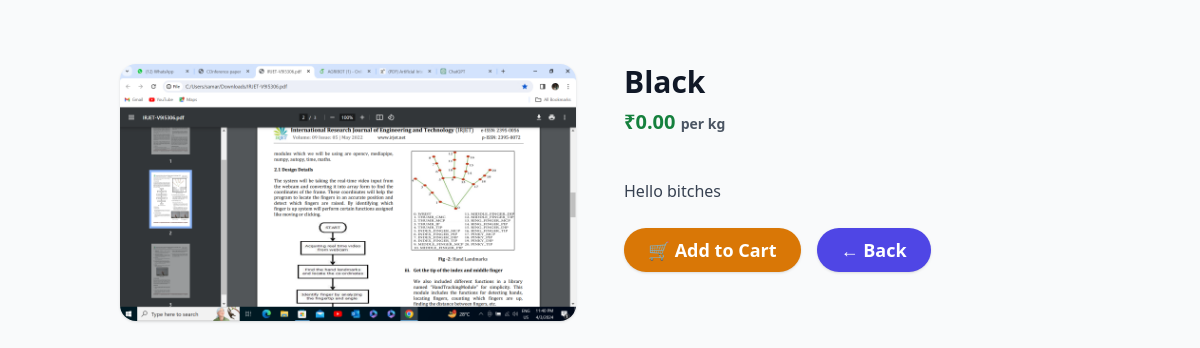
The page /chai/1/ on the database as committed earlier.
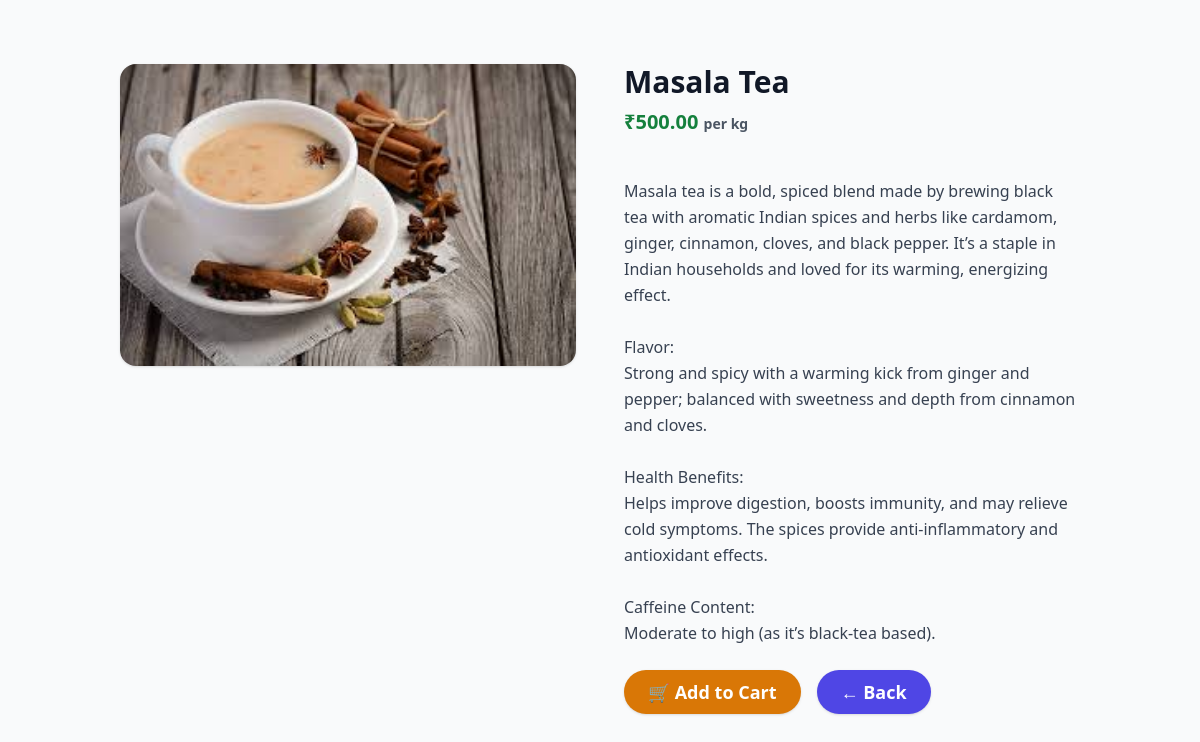
The same page on the database as committed later.
### Chai/models.py (models this page shows, shortened)
class Chai(models.Model):
    name = models.CharField(max_length=100)
    short_Description = models.CharField(max_length=200, default="")
    date_added = models.DateTimeField(default=timezone.now)
    img = models.ImageField(upload_to='chai_images')
    description = models.TextField(default="")
    price= models.DecimalField(max_digits=6, decimal_places=2, default=0.00)
    CHAI_TYPE_OPTIONS = [
        ('gr', 'Green Tea'),
        ('bl', 'Black Tea'),
        ('mi', 'Milk Tea'),
        ('he', 'Herbal Tea'),
    ]
    type = models.CharField(max_length=2, choices=CHAI_TYPE_OPTIONS)

### Chai/views.py (the view)
# urls.py: path('<int:chai_id>/', views.chai_detail, name="chai_detail"),
def chai_detail(request, chai_id):
    chai_item = get_object_or_404(Chai,pk=chai_id)  # Fetch a specific Chai object by its ID
    return render(request, 'Chai/chai_detail.html', {'chai': chai_item})

### Chai/templates/Chai/chai_detail.html (shortened to what this page needs)
{% extends "layout.html" %}
{% block content %}
<div class="max-w-6xl mx-auto my-10 px-4">
  <div class="grid grid-cols-1 md:grid-cols-2 gap-12 items-start">
    <div>
      <img
        src="{{ chai.img.url }}"
        alt="{{ chai.name }}"
        class="w-full max-h-[400px] object-cover rounded-2xl shadow"
      />
    </div>
    <div>
      <h1 class="text-3xl font-bold text-gray-900 mb-2">{{ chai.name }}</h1>
      <p class="text-xl text-green-700 mb-4 font-semibold">
        ₹{{ chai.price }} <span class="text-sm text-gray-600">per kg</span>
      </p>
      <p class="mt-4 text-gray-700 leading-relaxed whitespace-pre-line">
        {{ chai.description }}
      </p>
      <div class="mt-6 flex gap-4">
        <a href="{% url 'view_cart' %}"
           class="inline-block bg-amber-600 hover:bg-amber-700 text-white font-semibold py-2 px-6 rounded-full text-lg shadow transition">
          🛒 Add to Cart
        </a>
        <a href="{% url 'all_chai' %}"
           class="inline-block bg-indigo-600 hover:bg-indigo-700 text-white font-semibold py-2 px-6 rounded-full text-lg shadow transition">
          ← Back
        </a>
      </div>
    </div>
  </div>
</div>
{% endblock %}

### templates/layout.html (shortened to what this page needs)
{% load static tailwind_tags %}
<!DOCTYPE html>
<html lang="en">
<head>
  <link rel="stylesheet" href="https://cdn.jsdelivr.net/npm/@shoelace-style/shoelace@2.20.1/cdn/themes/light.css">
  <script src="https://cdn.tailwindcss.com"></script>
</head>
<body class="bg-gray-50 text-gray-900">
  <main class="container mx-auto px-4 py-6">
    {% block content %}{% endblock %}
  </main>
</body>
</html>

Rows that differ between the two databases and show on the page:
changed Chai: img: a different picture; name "Black" → "Masala Tea"; price "0.00" → "500.00"; description "Hello bitches" → "Masala tea is a bold, spiced blend made by brewing black tea with aromatic Indian spices and herbs like cardamom, ginger, cinnamon, cloves, and black pepper. It’s a staple in Indian households and loved for its warming, energizing effect. Flavor: Strong and spicy with a warming kick from ginger and pepper; balanced with sweetness and depth from cinnamon and cloves. Health Benefits: Helps improve digestion, boosts immunity, and may relieve cold symptoms. The spices provide anti-inflammatory and antioxidant effects. Caffeine Content: Moderate to high (as it’s black-tea based)."
